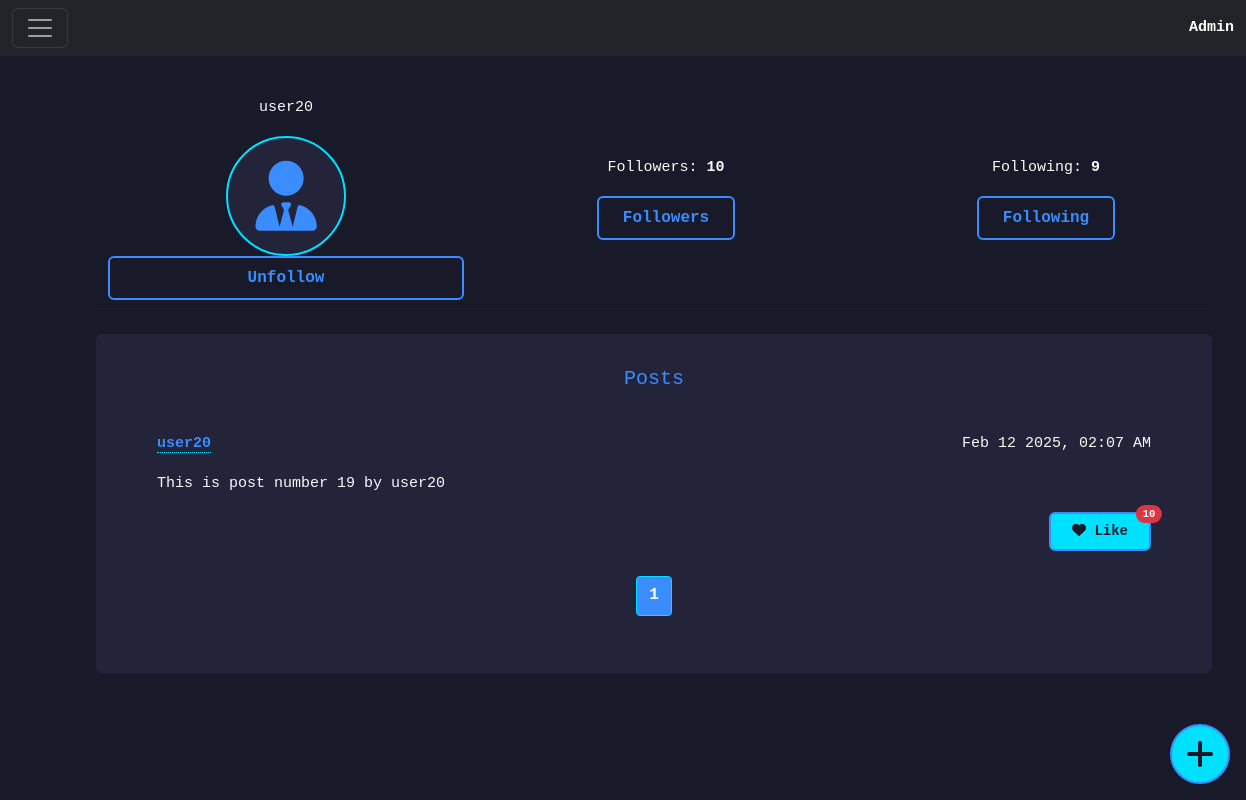
Page /viewprofile/21 (signed in) on the committed database.
### network/models.py (models this page shows, shortened)
class User(AbstractUser):
    following = models.ManyToManyField("self", symmetrical=False, related_name="followers", blank=True)

class Post(models.Model):
    user = models.ForeignKey(User, on_delete=models.CASCADE, related_name="posts")
    content = models.TextField()
    timestamp = models.DateTimeField(auto_now_add=True)
    likes = models.ManyToManyField(User, related_name="liked_posts")
    def serialize(self):
        return {
            "id": self.id,
            "user": self.user,
            "content": self.content,
            "timestamp": self.timestamp.strftime("%b %d %Y, %I:%M %p"),
            "likes": [like.username for like in self.likes.all()]
        }

### network/views.py (the view)
# urls.py: path("viewprofile/<int:user_id>", views.viewprofile, name="viewprofile"),
@login_required
def viewprofile(request, user_id):
    this_user = User.objects.get(pk=user_id)
    posts = Post.objects.filter(user=this_user)
    paginator = Paginator(posts, 5)
    page_number = request.GET.get('page', 1)
    page_obj = paginator.get_page(page_number)
    serialized_posts = []
    for post in page_obj:
        post_dict = post.serialize()
        post_dict["liked"] = (request.user in post.likes.all())
        serialized_posts.append(post_dict)
    current_user = request.user
    is_following = current_user in this_user.followers.all()
    followers_count = this_user.followers.all().count()
    following_count = this_user.following.all().count()
    return render(request, "network/viewprofile.html", {
        "user": this_user,
        "posts": serialized_posts,
        "current_user": current_user,
        "is_following": is_following,
        "followers_count": followers_count,
        "following_count": following_count,
        "page_obj": page_obj
    })

### network/templates/network/viewprofile.html (shortened to what this page needs)
{% extends "network/layout.html" %}
{% block body %}
<div class="container text-center w-100 mx-5">
    <div class="row justify-content-center align-items-center">
        <div class="col text-center">
            <div class="row">
                <p>{{ user.username }}</p>
            </div>
            <div class="row container-avatar mx-auto">
                <i class="fa-solid fa-user-tie"></i>
            </div>
            {% if is_following %}
                {% if user.id != current_user.id %}
                    <div class="row mx-auto">
                        <button class="btn btn-primary" type="button" id="follow_btn" value="{{ user.id }}">Unfollow</button>
                    </div>
                {% endif %}
            {% else %}
                {% if user.id != current_user.id %}
                    <div class="row mx-auto">
                        <button class="btn btn-primary" type="button" id="follow_btn" value="{{ user.id }}">Follow</button>
                    </div>
                {% endif %}
            {% endif %}
        </div>
        <div class="col text-center">
            <p>Followers: <strong id="followers_count">{{followers_count}}</strong></p>
            <button type="button" class="btn btn-primary" data-bs-toggle="modal" data-bs-target="#followersModal">
                Followers
            </button>
        </div>
        <div class="col text-center">
            <p>Following: <strong id="following_count">{{following_count}}</strong></p>
            <button type="button" class="btn btn-primary" data-bs-toggle="modal" data-bs-target="#followingModal">
                Following
            </button>
        </div>
    </div>
    <div class="row w-100 my-2">
        <hr class="hr-custom">
    </div>
    <div class="row w-100 my-2">
        <div class="card">
            <div class="card-header">
                <h5>Posts</h5>
            </div>
            <div class="card-body">
                <ul class="list-group list-group-flush">
                    {% for post in posts %}
                        <li class="list-group-item">
                            <div class="row">
                                <div class="col text-start">
                                    <strong>
                                        <a class="profile-link" href="{% url 'viewprofile' post.user.id %}">{{ post.user.username }}</a>
                                    </strong>
                                </div>
                                <div class="col text-end">
                                    <p>{{ post.timestamp }}</p>
                                </div>
                            </div>
                            <div class="row">
                                <div class="col text-start">
                                    <p id="post-content-{{ post.id }}">{{ post.content }}</p>
                                </div>
                            </div>
                            <div class="row">
                                <div class="col text-end">
                                    <button
                                        type="button"
                                        class="like_btn btn btn-outline-danger btn-sm position-relative{% if post.liked %} liked{% endif %}"
                                        value="{{ post.id }}"
                                    >
                                        <i class="fa-solid fa-heart"></i> Like
                                        <span class="position-absolute top-0 start-100 translate-middle badge rounded-pill bg-danger">
                                            {{ post.likes|length }}
                                        </span>
                                    </button>
                                </div>
                            </div>
                        </li>
                    {% endfor %}
                </ul>
                <nav aria-label="Page navigation">
                    <ul class="pagination justify-content-center mt-3">
                        {% for num in page_obj.paginator.page_range %}
                            <li class="page-item {% if page_obj.number == num %}active{% endif %}">
                                <a class="page-link" href="?page={{ num }}">{{ num }}</a>
                            </li>
                        {% endfor %}
                    </ul>
                </nav>
            </div>
        </div>
    </div>
</div>
<button type="button" class="btn-post position-fixed bottom-0 end-0 m-3" data-bs-toggle="modal" data-bs-target="#postModal">
    <i class="fa-solid fa-plus"></i>
</button>
{% endblock %}

### network/templates/network/layout.html (shortened to what this page needs)
{% load static %}
<!DOCTYPE html>
<html lang="en">
    <head>
        <link href="https://cdn.jsdelivr.net/npm/bootstrap@5.3.3/dist/css/bootstrap.min.css" rel="stylesheet">
        <link href="{% static 'network/styles.css' %}" rel="stylesheet">
    </head>
    <body>
        <nav class="navbar navbar-dark bg-dark fixed-top">
            <div class="container-fluid">
                <button class="navbar-toggler" type="button" data-bs-toggle="offcanvas" data-bs-target="#offcanvasDarkNavbar" aria-controls="offcanvasDarkNavbar" aria-label="Toggle navigation">
                    <span class="navbar-toggler-icon"></span>
                </button>
                {% if user.is_authenticated %}
                    <a class="nav-link text-white" href="{% url 'viewprofile' current_user.id %}"><strong>{{ current_user.username }}</strong></a>
                {% endif %}
            </div>
        </nav>
        <div class="container justify-content-center align-items-center mt-5 pt-5 mx-5 px-0">
            {% block body %}
            {% endblock %}
        </div>
    </body>
</html>

### network/static/network/styles.css (style rules this page uses)
:root { --color-bg: #181a2a; --color-panel: #23243a; --color-primary: #3a8cff; --color-accent: #00e0ff; --color-danger: #ff0059; --color-text: #f8fafd; --color-muted: #7a7e8a; --color-border: #23243a; }
body { background: var(--color-bg); color: var(--color-text); font-family: 'JetBrains Mono', 'Fira Mono', 'Menlo', 'Consolas', monospace; font-size: 15px; line-height: 1.6; }
.card, .modal-content { background: var(--color-panel) !important; color: var(--color-text) !important; border: 1.5px solid var(--color-border) !important; border-radius: 6px !important; padding: 1.5rem; box-shadow: none !important; }
.list-group-item { background: var(--color-panel) !important; color: var(--color-text) !important; border: none !important; border-bottom: 1px solid var(--color-border) !important; font-weight: 500; box-sizing: border-box; width: 100% !important; margin: 0 !important; padding-left: 1.25rem; padding-right: 1.25rem; transition: background 0.3s, color 0.3s, border 0.3s; }
.card-header { background: transparent; color: var(--color-primary); border-bottom: 1px solid var(--color-border); font-weight: 700; font-size: 1.1rem; padding-bottom: 0.5rem; }
.btn, .btn-primary, .btn-secondary { background: none !important; color: var(--color-primary) !important; border: 2px solid var(--color-primary) !important; border-radius: 6px !important; font-weight: 600; padding: 0.5em 1.5em; transition: background 0.2s, color 0.2s, border 0.2s; box-shadow: none !important; }
.like_btn { border: 2px solid var(--color-accent) !important; color: var(--color-accent) !important; background: none !important; font-weight: 700; border-radius: 6px !important; transition: background 0.2s, color 0.2s, border 0.2s; outline: none !important; box-shadow: none !important; }
.like_btn:hover, .like_btn.liked, .like_btn.liked:hover { background: var(--color-accent) !important; color: #181a2a !important; border-color: var(--color-primary) !important; }
.like_btn.liked i, .like_btn:hover i { color: #181a2a !important; }
.profile-link { color: var(--color-primary); border-bottom: 1.5px dotted var(--color-accent); text-decoration: none; font-weight: 600; transition: color 0.2s, border 0.2s; }
.pagination .page-link { background: none !important; color: var(--color-primary) !important; border: 1.5px solid var(--color-border) !important; border-radius: 4px !important; font-weight: 600; margin: 0 2px; transition: background 0.2s, color 0.2s, border 0.2s; box-shadow: none !important; }
.pagination .active .page-link, .pagination .page-link:hover, .pagination .page-link:focus { background: var(--color-primary) !important; color: #fff !important; border-color: var(--color-accent) !important; }
.container-avatar { width: 120px; height: 120px; border-radius: 50% !important; margin: 0 auto; font-weight: 700; font-size: 70px; background: var(--color-panel); color: var(--color-primary); display: flex; align-items: center; justify-content: center; box-sizing: border-box; border: 2.5px solid var(--color-accent); transition: background 0.3s, color 0.3s, border 0.3s; overflow: hidden; }
.hr-custom { border: 0; height: 2px; background-color: var(--color-border); width: 100%; transition: background 0.3s; }
.btn-post { position: fixed; bottom: 2rem; right: 2rem; z-index: 1050; background: var(--color-accent) !important; color: #181a2a !important; border: 2.5px solid var(--color-primary) !important; border-radius: 50% !important; width: 60px; height: 60px; display: flex; align-items: center; justify-content: center; font-size: 2rem; font-weight: 700; box-shadow: none !important; transition: background 0.2s, color 0.2s, border 0.2s; cursor: pointer; }

### rows in the picture
User: username "Admin"
User: username "user20", user.username "user20", timestamp "Feb 12 2025, 02:07 AM", content "This is post number 19 by user20", {{ post.id }} 19 (drawn), likes|length "10"

### other values in the picture
{{ followers_count }} "10"
{{ following_count }} "9"
{{ num }} "1"
